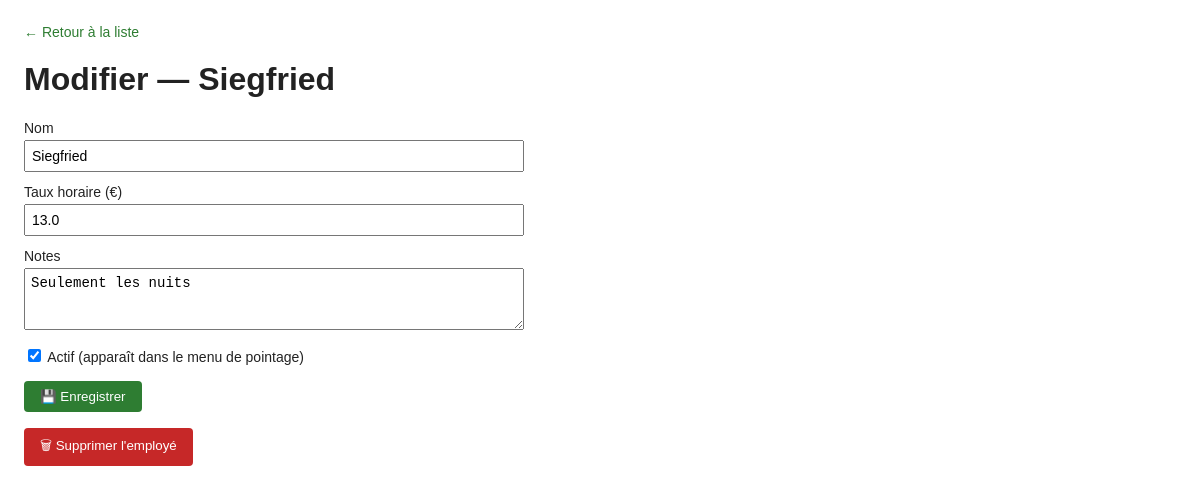
The page /admin/employes/3 on the database its author committed.
### tables this page shows
CREATE TABLE employes (
            id INTEGER PRIMARY KEY AUTOINCREMENT,
            nom TEXT NOT NULL UNIQUE,
            taux_horaire REAL NOT NULL DEFAULT 0,
            actif INTEGER DEFAULT 1,
            notes TEXT
        );

### main.py (the view)
@app.get("/admin/employes/{emp_id}", response_class=HTMLResponse)
async def fiche_employe(request: Request, emp_id: int):
    e = get_employe(emp_id)
    return templates.TemplateResponse("employe_detail.html", {"request": request, "e": e})

### templates/employe_detail.html (shortened to what this page needs)
<!DOCTYPE html>
<html lang="fr">
<head>
</head>
<body>
<nav><a href="/admin/employes">← Retour à la liste</a></nav>
<h1>Modifier — {{ e.nom }}</h1>
<form method="post" action="/admin/employes/{{ e.id }}/edit">
  <label>Nom <input name="nom" value="{{ e.nom }}" required></label>
  <label>Taux horaire (€) <input name="taux_horaire" type="number" step="0.01" min="0" value="{{ e.taux_horaire }}" required></label>
  <label>Notes <textarea name="notes" rows="3">{{ e.notes or '' }}</textarea></label>
  <label><input type="checkbox" name="actif" style="width:auto;display:inline" {{ "checked" if e.actif else "" }}> Actif (apparaît dans le menu de pointage)</label>
  <button type="submit" class="btn-save">💾 Enregistrer</button>
</form>
<form method="post" action="/admin/employes/{{ e.id }}/supprimer" onsubmit="return confirm('Supprimer définitivement cet employé ? Les pointages déjà enregistrés sous ce nom ne seront pas supprimés.');">
  <button type="submit" class="btn-delete">🗑 Supprimer l'employé</button>
</form>
</body>
</html>

### templates/employe_detail.html (style rules this page uses)
body { font-family: Arial, sans-serif; margin: 24px; color: #222; max-width: 500px; }
nav { margin-bottom: 20px; font-size: 14px; }
nav a { margin-right: 14px; color: #2e7d32; text-decoration: none; }
label { display: block; margin-top: 12px; font-size: 14px; }
input, textarea { font-size: 14px; padding: 6px; width: 100%; box-sizing: border-box; margin-top: 4px; }
button { padding: 8px 16px; border: none; border-radius: 4px; color: white; cursor: pointer; margin-top: 16px; }
.btn-save { background: #2e7d32; }
.btn-delete { background: #c62828; }

### rows shown on the page
employes: nom "Siegfried", taux_horaire "13.0", notes "Seulement les nuits"
